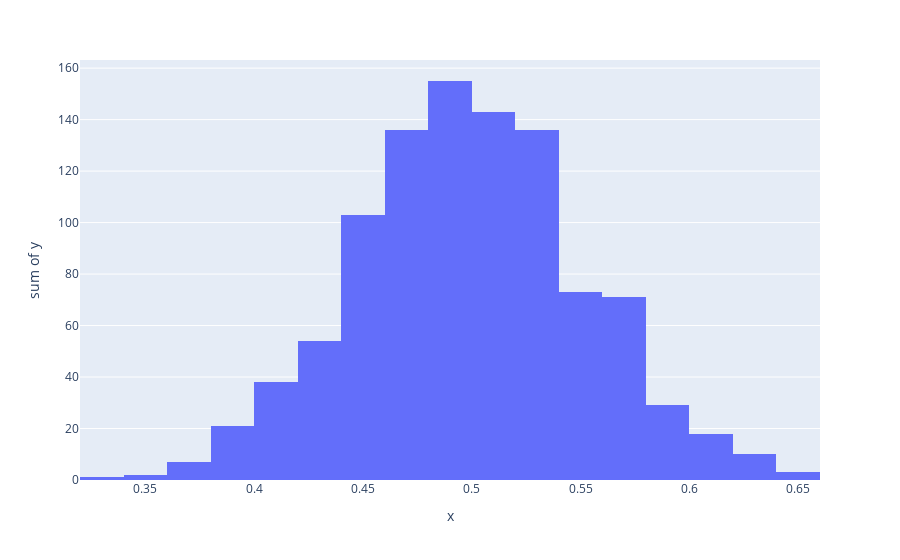

The cell this chart's notebook holds for it:
### Code cell
# Samples of the uniform distribution will average out to a normal distribution.
import random
import plotly.express as px
sample_size = 31
sample_count = 1000
# Central limit theorem, 1000 samples each with 31
# random numbers between 0.0 and 1.0
x_values = [
    (sum([random.uniform(0.0, 1.0) for i in range(sample_size)]) / sample_size)
    for _ in range(sample_count)
]
y_values = [1 for _ in range(sample_count)]
px.histogram(x=x_values, y = y_values, nbins=20).show()

### Figure 1 — Plotly figure (JSON) as saved in the notebook; plotly's stock layout.template omitted (floating-point values rounded to 4 significant figures; data arrays with more than 128 entries replaced by an {"elided": "..."} marker saying what was removed)
{"data": [{"alignmentgroup": "True", "bingroup": "x", "histfunc": "sum", "hovertemplate": "x=%{x}<br>sum of y=%{y}<extra></extra>", "legendgroup": "", "marker": {"color": "#636efa", "pattern": {"shape": ""}}, "name": "", "nbinsx": 20, "offsetgroup": "", "orientation": "v", "showlegend": false, "type": "histogram", "x": {"elided": "1000 float values"}, "xaxis": "x", "y": {"elided": "1000 int values"}, "yaxis": "y"}], "layout": {"barmode": "relative", "legend": {"tracegroupgap": 0}, "margin": {"t": 60}, "xaxis": {"anchor": "y", "domain": [0, 1], "title": {"text": "x"}}, "yaxis": {"anchor": "x", "domain": [0, 1], "title": {"text": "sum of y"}}}}
